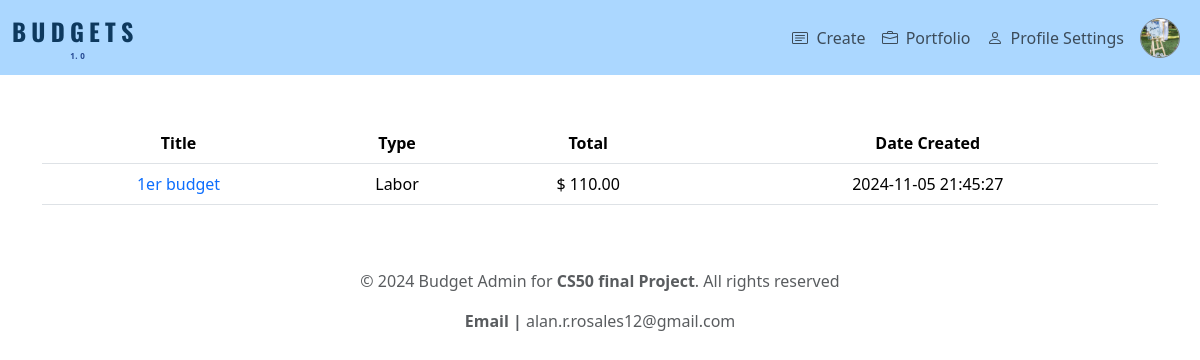
The app's page /history (signed in) with its own data.
### tables this page shows
CREATE TABLE users (id INTEGER PRIMARY KEY AUTOINCREMENT, username TEXT NOT NULL, hashed_password TEXT NOT NULL, profile_image TEXT);

CREATE TABLE budgets (
id INTEGER PRIMARY KEY AUTOINCREMENT,
user_id INTEGER NOT NULL,
budget_type TEXT NOT NULL,
budget_title TEXT NOT NULL,
profit_percentage REAL,
total_budget REAL,
timestamp TIMESTAMP DEFAULT CURRENT_TIMESTAMP,
FOREIGN KEY (user_id) REFERENCES users(id)
);

### app.py (the view)
@app.route("/history", methods=["GET"])
@login_required
def history():
    if request.method == "GET":
        user_id = session.get("user_id")
        budgets = db.execute("SELECT id, budget_type, budget_title, total_budget, timestamp FROM budgets WHERE user_id = ? ORDER BY timestamp DESC",
                             user_id)
        return render_template("history.html", budgets=budgets)

### app.py (called while the page is built)
@app.context_processor
def inject_user():
    if 'user_id' in session:
        user_id = session['user_id']
        user_data = db.execute("SELECT profile_image, username FROM users WHERE id = ?", user_id)
        if user_data:
            user_info = user_data[0]
            return {"user": {"profile_image": user_info["profile_image"], "username": user_info["username"]}}
    return {"user": None}

### helpers.py (called while the page is built)
def login_required(f):
    @wraps(f)
    def decorated_function(*args, **kwargs):
        if session.get("user_id") is None:
            return redirect(url_for("login"))
        return f(*args,**kwargs)
    return decorated_function

### templates/history.html (shortened to what this page needs)
{% extends "layout.html" %}
{% block main %}
<table class="table table-responsive">
    <thead>
        <tr>
            <th>Title</th>
            <th>Type</th>
            <th>Total</th>
            <th>Date Created</th>
        </tr>
    </thead>
    <tbody>
        {% for budget in budgets %}
        <tr>
            <td><a class="text-decoration-none" href="{{url_for('view_budget', budget_id=budget['id']) }}">{{ budget['budget_title'] }}</td>
            <td class="text-capitalize">{{ budget['budget_type'] }}</td>
            <td>$ {{ "%.2f" | format(budget['total_budget']) }}</td>
            <td>{{ budget['timestamp'] }}</td>
        </tr>
        {% endfor %}
    </tbody>
</table>
{% endblock %}

### templates/layout.html (shortened to what this page needs)
<!DOCTYPE html>
<html lang="en">
    <head>
        <link href="https://cdn.jsdelivr.net/npm/bootstrap@5.3.3/dist/css/bootstrap.min.css" rel="stylesheet">
        <link rel="stylesheet" href="{{ url_for('static', filename='styles.css') }}">
    </head>
    <body>
        <nav id="custom-navbar" class="navbar navbar-expand-lg navbar-light">
            <div class="container-fluid">
                <div class="container-logo">
                    <a class="navbar-brand" href="/">
                        <div class="container-letters">
                            <span class="color_b">B</span>
                            <span class="color_b">U</span>
                            <span class="color_b">D</span>
                            <span class="color_b">G</span>
                            <span class="color_b">E</span>
                            <span class="color_b">T</span>
                            <span class="color_b">S</span>
                        </div>
                        <div class="container-numbers">
                        </div>
                    </a>
                </div>
                <div class="collapse navbar-collapse" id="navbarSupportedContent">
                    {% if session["user_id"] %}
                        <ul class="navbar-nav ms-auto">
                            <div class="d-flex flex-row align-items-center">
                                <li class="nav-item">
                                    <a class="nav-link d-flex flex-row align-items-center gap-2" href="/">
                                        Create</a>
                                </li>
                            </div>
                            <div class="d-flex flex-row align-items-center">
                                <li class="nav-item">
                                    <a class="nav-link d-flex flex-row align-items-center gap-2" href="/history">
                                        Portfolio</a>
                                </li>
                            </div>
                            <div class="d-flex flex-row align-items-center">
                                <li class="nav-item">
                                    <a class="nav-link d-flex align-items-center gap-2" href="/user_profile">
                                    Profile Settings
                                </a>
                                </li>
                            </div>
                            {% if user %}
                                <li class="nav-item d-none d-lg-block">
                                    <a href="{{ url_for('user_profile') }}" class="nav-link d-flex align-items-center">
                                        {% if user['profile_image'] %}
                                            <img src="{{ url_for('static', filename=user['profile_image'].replace('static/', '')) }}" class="profile-img" style="height: 40px; width: 40px; border-radius: 50%; border: 1px solid gray;">
                                        {% else %}
                                            <div class="profile-initials">{{ user['username'][0] | upper }}</div>
                                        {% endif %}
                                    </a>
                                </li>
                            {% endif %}
                        </ul>
                    {% endif %}
                </div>
            </div>
        </nav>
        <main class="container py-5 text-center">
            {% block main %}{% endblock %}
        </main>
        <footer class="mb-5">
            <p class="text-center text-muted">
                &copy; 2024 Budget Admin for <strong> CS50 final Project</strong>. All rights reserved
            </p>
            <p class="text-center text-muted ml-5">
                <strong> Email | </strong>alan.r.rosales12@gmail.com
            </p>
        </footer>
    </body>
</html>

### static/styles.css (style rules this page uses)
#custom-navbar { background-color: rgb(171, 215, 255); }
.nav-item { color:aqua; }
.color_b { font-size: larger; font-family: "Oswald", sans-serif; font-weight: 700; color:rgb(14, 57, 94); }
.container-logo { display: flex; flex-direction: column; justify-content: center; }
.container-numbers { display: flex; flex-direction: row; justify-content: center; gap: 5px; }
.profile-img { width: 100%; height: 100%; object-fit: cover; }

### records on screen
users: profile_image (picture)
budgets: budget_title "1er budget", budget_type "Labor", total_budget "110.00", timestamp "2024-11-05 21:45:27"
